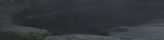
#> input picture art/station-masters/collection/slices/room-boulders-rail-settling-dawn-164x40.png, 164 x 40 px, given in place of room-roots-rail-dawn-164x40.png, which was not available
$ python settle_cuts.py
#> lines starting #> are read from the running program, lines starting #| are printed output that depends on the picture
#!/usr/bin/env python3
# The settling cut (the collection inventory spec §2): a room that is still settling shows its rail row at x0.55 brightness, precomputed once, as a room not yet bought.
# Derived from the placed 164 x 40 rail cuts (rail_cuts.py) in the four lights: value only, the hue kept (each RGB channel x 0.55, rounded). Writes slices/room-<id>-rail-settling-<light>-164x40.png,
# slices/settling.json (size, source and hash) and slices/settling-status.json, and proof-settling-1x.png: each room, the cut above and its settling cut under it, the four lights across, at 1x.
#   python3 art/station-masters/collection/source/settle_cuts.py
import os, json, hashlib
import numpy as np
from PIL import Image
HERE = os.path.dirname(os.path.abspath(__file__)); ROOT = os.path.normpath(os.path.join(HERE, "..")); REPO = os.path.normpath(os.path.join(ROOT, "../../.."))
R = os.path.join(REPO, "prototypes/ui/assets/masters/rooms")
ROOMS = ["roots", "reeds", "boulders", "ferns"]; LIGHTS = ["dawn", "day", "dusk", "night"]; K = 0.55
out = os.path.join(ROOT, "slices"); os.makedirs(out, exist_ok=True)
manifest, status = {}, {}
sheet = Image.new("RGB", (4 * (164 + 8) + 8, 4 * (40 * 2 + 4 + 8) + 8 - 0), (0x1d, 0x23, 0x2b))
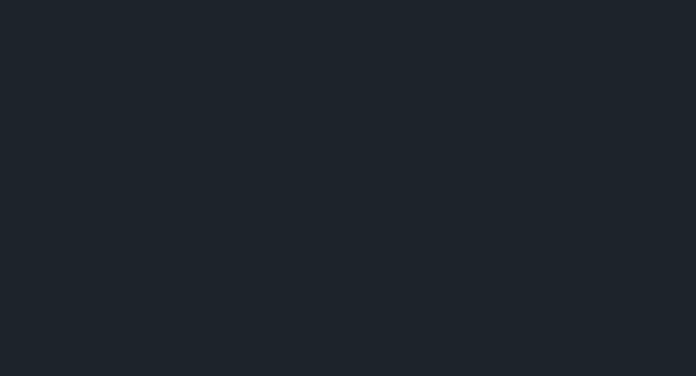
#> sheet: PIL image 696x376 RGB; mean R, G, B 29, 35, 43
for r, room in enumerate(ROOMS):
    for c, light in enumerate(LIGHTS):
        base = f"room-{room}-rail-{light}-164x40"; src = Image.open(os.path.join(R, base + ".png")).convert("RGB")
#> further down, src is the input picture: PIL image 164x40 RGB; mean R, G, B 50.5, 56.3, 59.8
        a = np.asarray(src).astype(np.float64) * K; dim = Image.fromarray(np.rint(a).clip(0, 255).astype(np.uint8), "RGB")
#> after `a = np.asarray(src).astype(np.float64) * K`:
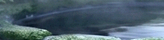
#> a: shape (40, 164, 3) float64; mean R, G, B 27.8, 31, 32.9; drawn with min black and max white
#> after `dim = Image.fromarray(np.rint(a).clip(0, 255).astype(np.uint8), 'RGB')`:
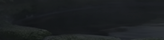
#> dim: PIL image 164x40 RGB; mean R, G, B 27.8, 31, 32.9
        name = f"room-{room}-rail-settling-{light}-164x40"; f = os.path.join(out, name + ".png"); dim.save(f, optimize=True)
        manifest[name] = {"size": [164, 40], "src": "source/settle_cuts.py", "from": base + ".png", "factor": K, "sha256": hashlib.sha256(open(f, "rb").read()).hexdigest()}
        status[name] = {"status": "new", "note": "the rail cut at x0.55 brightness, precomputed, for the art director's 1x proof"}
        sheet.paste(src, (8 + c * 172, 8 + r * 92)); sheet.paste(dim, (8 + c * 172, 8 + r * 92 + 44))
#> (the run stopped early here; a loop or call above may not have finished)
